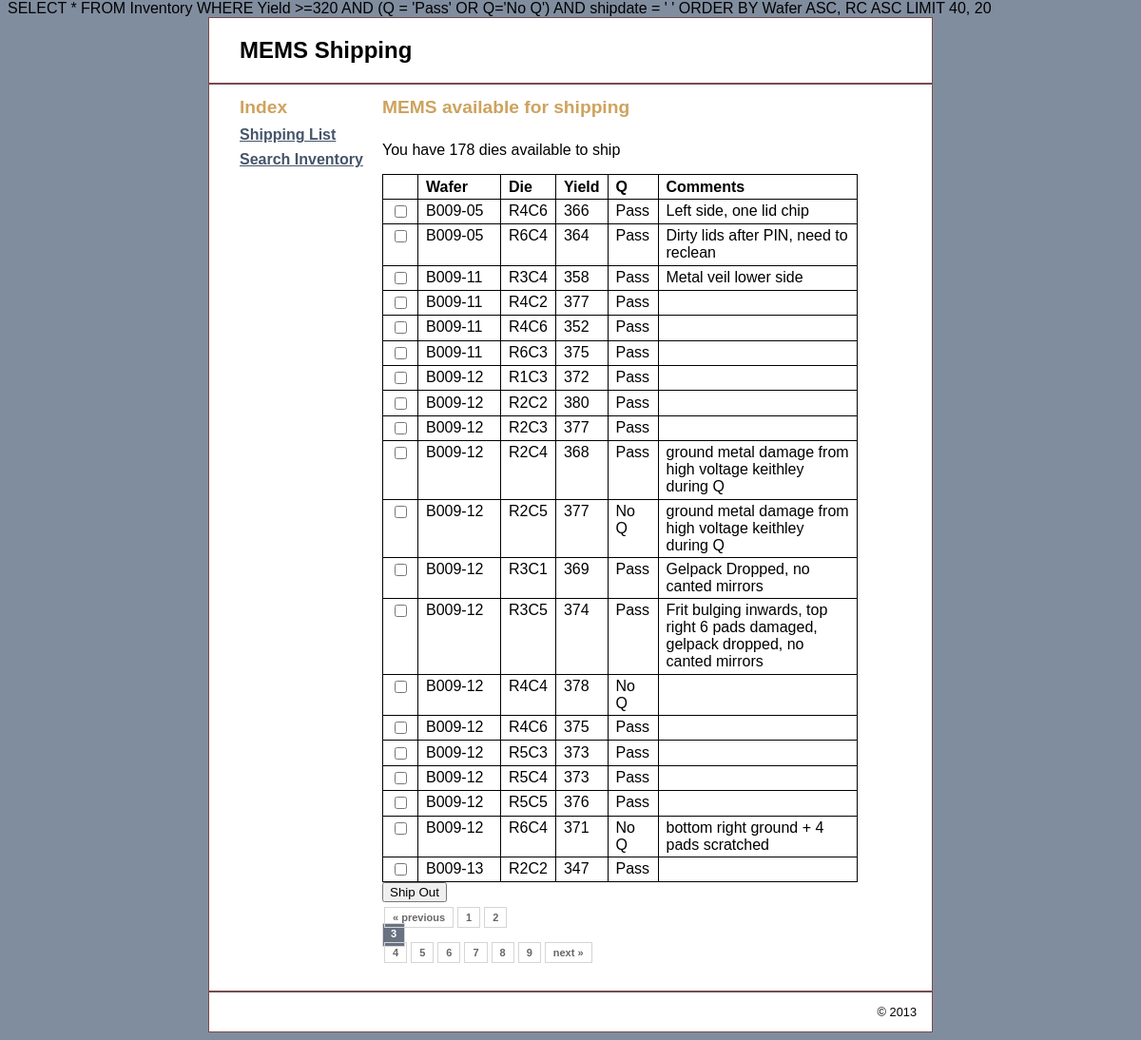
Page /shipping/index.php?p=3 on the committed database.
### tables this page shows
CREATE TABLE IF NOT EXISTS `inventory` (
  `MEMS_ID` int(11) NOT NULL AUTO_INCREMENT,
  `Wafer` varchar(7) DEFAULT NULL,
  `RC` varchar(6) DEFAULT NULL,
  `Yield` varchar(3) DEFAULT NULL,
  `Q` varchar(6) DEFAULT NULL,
  `shipdate` varchar(10) DEFAULT NULL,
  `Comment` varchar(82) DEFAULT NULL,
  PRIMARY KEY (`MEMS_ID`)
);

### model/shipping_db.php (called while the page is built, shortened)
<?php
    function shipping_list(){
        global $MEMS;
        global $pages;
            $query = "SELECT * FROM Inventory
            WHERE Yield >=320 AND (Q = 'Pass' OR Q='No Q') AND shipdate = ' '
            ORDER BY Wafer ASC, RC ASC " .$pages->get_limit();
        $shipping = $MEMS -> query($query);
        return $shipping;
    }
    function inquire_row(){
        global $MEMS;
        $x=0;
        $query = $MEMS->prepare("SELECT COUNT(*) FROM Inventory
            WHERE Yield >=320 AND (Q = 'Pass' OR Q='No Q') AND shipdate = ' '");
        $query -> execute();
        if($query->fetchColumn()>0){
            $query = "SELECT * FROM Inventory
            WHERE Yield >=320 AND (Q = 'Pass' OR Q='No Q') AND shipdate = ' '";
            foreach($MEMS->query($query) as $row){
                $x++;
            }
        }
        return $x;
    }
?>

### shipping/shipping_list.php (the view, shortened to what this page needs)
<?php include '../view/header.php'; ?>
<div id="main">
<?php include '../view/sidebar.php'; ?>
<h2>MEMS available for shipping</h2>
    <div id="content">
        <p>You have <?php echo $numrows?> dies available to ship</p>
        <form action="." method="post">
        <table border ="1">
            <tr id="middle">
                <th>&nbsp;</th>
                <th style="width: 70px">Wafer</th>
                <th>Die</th>
                <th>Yield</th>
                <th>Q</th>
                <th>Comments</th>
            </tr>
            <?php foreach ($shipping as $shippings) : ?>
            <tr id="middle">
                <td>
                    <input type="checkbox" name="result[]" value="<?php echo $shippings['MEMS_ID']; ?>"/>
                </td>
                <td><?php echo $shippings['Wafer']; ?></td>
                <td><?php echo $shippings['RC']; ?></td>
                <td><?php echo $shippings['Yield']; ?></td>
                <td><?php echo $shippings['Q']; ?></td>
                <td><?php echo $shippings['Comment']; ?></td>
            </tr>
            <?php endforeach; ?>
         </table>
         <input type="submit" value="Ship Out" />
         </form>
        <?php echo $pages->page_links();?>
    </div>
</div>
<?php include '../view/footer.php'; ?>

### view/main.css (style rules this page uses)
body { margin-top: 0; background-color: rgb(128, 141, 159); font-family: Arial, Helvetica, sans-serif; }
h2 { font-size: 120%; margin: 0; padding: .25em 0 .5em; }
h1, h2 { color: rgb(205, 163, 94); }
table { border: 1px solid black; border-collapse: collapse; table-layout: fixed; }
td, th { border: 1px solid black; padding: .2em .5em .2em .5em; vertical-align: top; text-align: left; }
form { margin: 0; }
#main { margin: 0; padding: .5em 2em; }
#content { float: left; width: 500px; padding-bottom: 1.5em; }

### rows in the picture
inventory: Wafer "B009-05", RC "R4C6", Yield "366", Q "Pass", Comment "Left side, one lid chip"
inventory: Wafer "B009-05", RC "R6C4", Yield "364", Q "Pass", Comment "Dirty lids after PIN, need to reclean"
inventory: Wafer "B009-11", RC "R3C4", Yield "358", Q "Pass", Comment "Metal veil lower side"
inventory: Wafer "B009-11", RC "R4C2", Yield "377", Q "Pass"
inventory: Wafer "B009-11", RC "R4C6", Yield "352", Q "Pass"
inventory: Wafer "B009-11", RC "R6C3", Yield "375", Q "Pass"
inventory: Wafer "B009-12", RC "R1C3", Yield "372", Q "Pass"
inventory: Wafer "B009-12", RC "R2C2", Yield "380", Q "Pass"
inventory: Wafer "B009-12", RC "R2C3", Yield "377", Q "Pass"
inventory: Wafer "B009-12", RC "R2C4", Yield "368", Q "Pass", Comment "ground metal damage from high voltage keithley during Q"
inventory: Wafer "B009-12", RC "R2C5", Yield "377", Q "No Q", Comment "ground metal damage from high voltage keithley during Q"
inventory: Wafer "B009-12", RC "R3C1", Yield "369", Q "Pass", Comment "Gelpack Dropped, no canted mirrors"
inventory: Wafer "B009-12", RC "R3C5", Yield "374", Q "Pass", Comment "Frit bulging inwards, top right 6 pads damaged, gelpack dropped, no canted mirrors"
inventory: Wafer "B009-12", RC "R4C4", Yield "378", Q "No Q"
inventory: Wafer "B009-12", RC "R4C6", Yield "375", Q "Pass"
inventory: Wafer "B009-12", RC "R5C3", Yield "373", Q "Pass"
inventory: Wafer "B009-12", RC "R5C4", Yield "373", Q "Pass"
inventory: Wafer "B009-12", RC "R5C5", Yield "376", Q "Pass"
inventory: Wafer "B009-12", RC "R6C4", Yield "371", Q "No Q", Comment "bottom right ground + 4 pads scratched"
inventory: Wafer "B009-13", RC "R2C2", Yield "347", Q "Pass"

### other values in the picture
$numrows "178"
